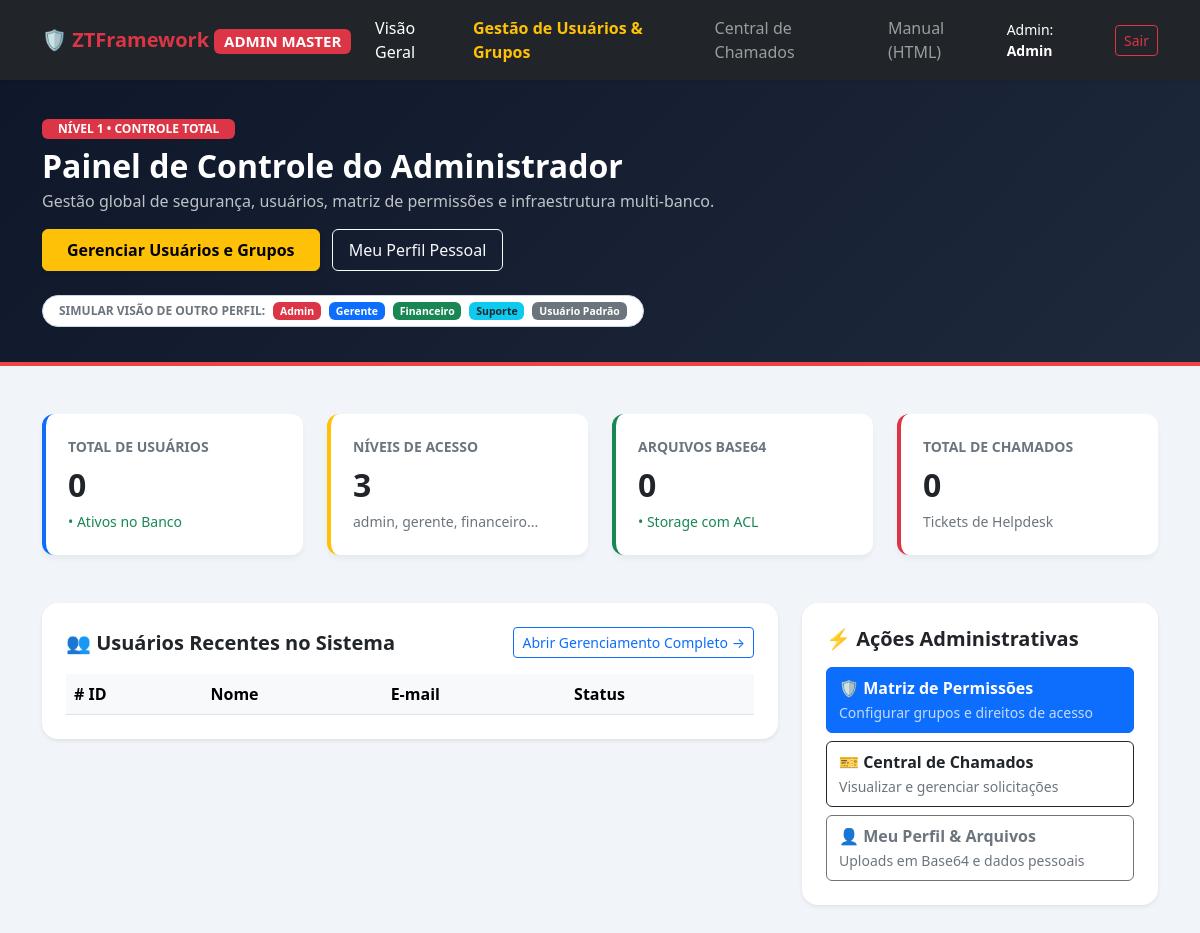
The page /app/views/main_admin.php on the database as committed earlier.
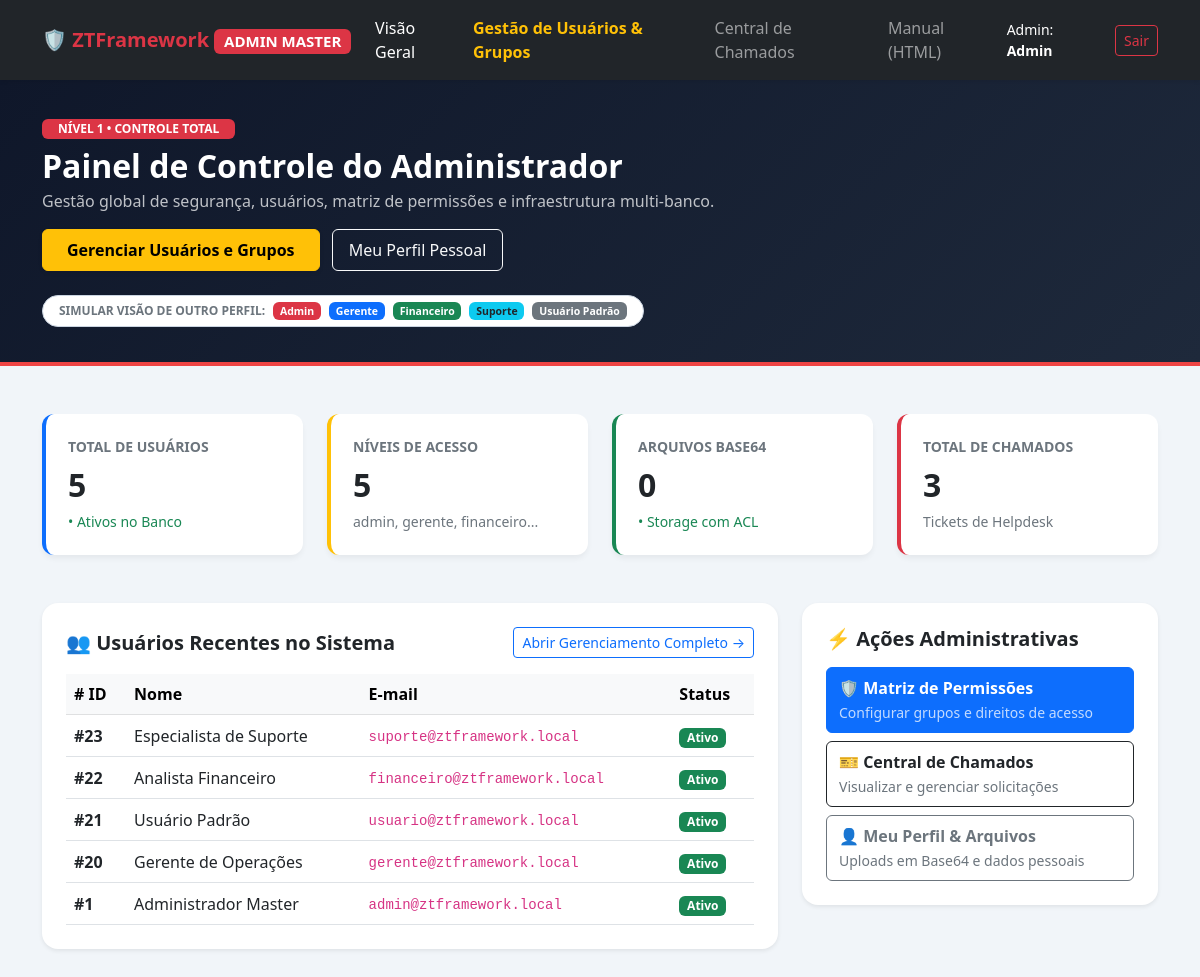
The same page on the database as committed later.
### tables this page shows
CREATE TABLE IF NOT EXISTS `usuarios` (
    `idUsuario` INT AUTO_INCREMENT PRIMARY KEY,
    `nome` VARCHAR(150) NOT NULL,
    `email` VARCHAR(150) NOT NULL UNIQUE,
    `senha` VARCHAR(255) NOT NULL,
    `foto` LONGTEXT DEFAULT NULL COMMENT 'Foto do perfil em Base64',
    `status` TINYINT NOT NULL DEFAULT 1 COMMENT '1=Ativo, 0=Inativo',
    `primeiroAcesso` TINYINT NOT NULL DEFAULT 0 COMMENT '1=Troca obrigatória de senha',
    `dataCriacao` DATETIME NOT NULL DEFAULT CURRENT_TIMESTAMP,
    `dataAtualizacao` DATETIME NOT NULL DEFAULT CURRENT_TIMESTAMP ON UPDATE CURRENT_TIMESTAMP,
    INDEX `idx_usuario_email` (`email`),
    INDEX `idx_usuario_status` (`status`)
);

### app/core/utils/Config.php (called while the page is built, shortened)
<?php
class Config {
    private static ?array $data = null;
    private static ?string $configPath = null;
    public static function load(): array {
        if (self::$data !== null) {
            return self::$data;
        }
        $defaultPath = dirname(__DIR__, 2) . '/etc/config.json';
        $path = self::$configPath ?? $defaultPath;
        $content = (string)file_get_contents($path);
        $decoded = json_decode($content, true);
        self::$data = $decoded;
        return self::$data;
    }
    public static function get(?string $key = null, mixed $default = null): mixed {
        $config = self::load();
        $segments = explode('.', $key);
        $current = $config;
        foreach ($segments as $segment) {
            if (!is_array($current) || !array_key_exists($segment, $current)) {
                return $default;
            }
            $current = $current[$segment];
        }
        return $current;
    }
}

### app/core/database/DBConnection.php (called while the page is built, shortened)
<?php
class DBConnection {
    private static array $instances = [];
    public static function getConnection(?string $connectionName = null): PDO {
        $defaultName = (string)Config::get('database.default', 'mysql');
        $name = $connectionName ?? $defaultName;
        if (isset(self::$instances[$name])) {
            return self::$instances[$name];
        }
        $config = Config::get("database.connections.{$name}");
        $driver   = $config['driver'] ?? 'mysql';
        $host     = $config['host'] ?? '127.0.0.1';
        $port     = (int)($config['port'] ?? ($driver === 'pgsql' ? 5432 : 3306));
        $dbname   = $config['dbname'] ?? $config['database'] ?? '';
        $user     = $config['user'] ?? $config['username'] ?? 'root';
        $password = (string)($config['password'] ?? '');
        $charset  = $config['charset'] ?? ($driver === 'pgsql' ? 'utf8' : 'utf8mb4');
        switch ($driver) {
            case 'mysql':
                $dsn = "mysql:host={$host};port={$port};dbname={$dbname};charset={$charset}";
                break;
        }
        $options = [
            PDO::ATTR_ERRMODE            => PDO::ERRMODE_EXCEPTION,
            PDO::ATTR_DEFAULT_FETCH_MODE => PDO::FETCH_ASSOC,
            PDO::ATTR_EMULATE_PREPARES   => false,
        ];
        try {
            $pdo = new PDO($dsn, $user, $password, $options);
            self::$instances[$name] = $pdo;
            return $pdo;
        } catch (PDOException $e) {
            throw new RuntimeException("Falha na conexão com o banco de dados [{$name}]: " . $e->getMessage(), (int)$e->getCode(), $e);
        }
    }
}

### app/core/database/DBQuery.php (called while the page is built, shortened)
<?php
class DBQuery {
    private string $table;
    private string $fields;
    private array $conditions = [];
    private array $bindings = [];
    private string $orderBy = '';
    private string $limit = '';
    private ?PDO $db = null;
    public function __construct(string $table, string $fields = '*', ?PDO $db = null) {
        $this->table = trim($table);
        $this->fields = trim($fields) === '' ? '*' : trim($fields);
        $this->db = $db;
    }
    private function getDb(): PDO {
        if ($this->db === null) {
            $this->db = DBConnection::getConnection();
        }
        return $this->db;
    }
    public function orderBy(string $column, string $direction = 'ASC'): self {
        $dir = strtoupper(trim($direction)) === 'DESC' ? 'DESC' : 'ASC';
        $this->orderBy = "ORDER BY " . trim($column) . " " . $dir;
        return $this;
    }
    public function limit(int $limit, int $offset = 0): self {
        if ($offset > 0) {
            $this->limit = "LIMIT {$limit} OFFSET {$offset}";
        } else {
            $this->limit = "LIMIT {$limit}";
        }
        return $this;
    }
    public function buildWhere(): string {
        if (empty($this->conditions)) {
            return '';
        }
        $parts = [];
        return 'WHERE ' . implode(' ', $parts);
    }
    public function getSelectSql(): string {
        $sql = "SELECT {$this->fields} FROM {$this->table}";
        if (!empty($this->orderBy)) {
            $sql .= ' ' . $this->orderBy;
        }
        if (!empty($this->limit)) {
            $sql .= ' ' . $this->limit;
        }
        return $sql;
    }
    public function select(): array {
        $sql = $this->getSelectSql();
        $stmt = $this->getDb()->prepare($sql);
        $stmt->execute($this->bindings);
        return $stmt->fetchAll(PDO::FETCH_ASSOC);
    }
}

### app/views/main_admin.php (the view, shortened to what this page needs)
<?php
$user = $_SESSION['user'] ?? [];
$totalUsuarios = count((new DBQuery('usuarios', 'idUsuario'))->select());
$totalGrupos   = count((new DBQuery('grupos', 'idGrupo'))->select());
$totalArquivos = count((new DBQuery('arquivosUpload', 'idArquivo'))->select());
$totalChamados = count((new DBQuery('chamados', 'idChamado'))->select());
?>
<!DOCTYPE html>
<html lang="pt-BR">
<head>
    <link rel="stylesheet" href="public/assets/css/bootstrap.min.css">
</head>
<body>
<nav class="navbar navbar-expand-lg navbar-dark bg-dark sticky-top py-2 shadow-sm">
    <div class="container">
        <a class="navbar-brand fw-bold text-danger" href="dashboard">
            🛡️ ZTFramework <span class="badge bg-danger text-white">ADMIN MASTER</span>
        </a>
        <div class="collapse navbar-collapse" id="navAdmin">
            <ul class="navbar-nav me-auto mb-2 mb-lg-0">
                <li class="nav-item"><a class="nav-link active" href="dashboard">Visão Geral</a></li>
                <li class="nav-item"><a class="nav-link text-warning fw-semibold" href="admin">Gestão de Usuários & Grupos</a></li>
                <li class="nav-item"><a class="nav-link" href="chamados">Central de Chamados</a></li>
                <li class="nav-item"><a class="nav-link" href="public/manual.html" target="_blank">Manual (HTML)</a></li>
            </ul>
            <div class="d-flex align-items-center gap-3">
                <span class="text-white small">
                    Admin: <strong><?= htmlspecialchars((string)($user['nome'] ?? 'Admin')) ?></strong>
                </span>
                <a href="logout" class="btn btn-outline-danger btn-sm">Sair</a>
            </div>
        </div>
    </div>
</nav>
<header class="hero-admin">
    <div class="container">
        <div class="d-flex justify-content-between align-items-center flex-wrap gap-3">
            <div>
                <span class="badge bg-danger mb-2 px-3 py-1 text-uppercase fw-bold">Nível 1 &bull; Controle Total</span>
                <h2 class="fw-bold mb-1">Painel de Controle do Administrador</h2>
                <p class="text-light opacity-75 mb-0">Gestão global de segurança, usuários, matriz de permissões e infraestrutura multi-banco.</p>
            </div>
            <div>
                <a href="admin" class="btn btn-warning fw-bold px-4 py-2 me-2 shadow-sm">Gerenciar Usuários e Grupos</a>
                <a href="dashboard?perfil=usuario" class="btn btn-outline-light px-3 py-2">Meu Perfil Pessoal</a>
            </div>
        </div>
        <div class="switcher-pill d-inline-flex align-items-center gap-2 mt-4 text-dark small">
            <strong class="text-muted text-uppercase" style="font-size: 0.75rem;">Simular Visão de Outro Perfil:</strong>
            <a href="dashboard" class="badge bg-danger text-decoration-none">Admin</a>
            <a href="dashboard?perfil=gerente" class="badge bg-primary text-decoration-none">Gerente</a>
            <a href="dashboard?perfil=financeiro" class="badge bg-success text-decoration-none">Financeiro</a>
            <a href="dashboard?perfil=suporte" class="badge bg-info text-decoration-none text-dark">Suporte</a>
            <a href="dashboard?perfil=usuario" class="badge bg-secondary text-decoration-none">Usuário Padrão</a>
        </div>
    </div>
</header>
<div class="container my-5">
    <div class="row g-4 mb-5">
        <div class="col-md-3">
            <div class="stat-card border-start border-primary border-4">
                <div class="text-muted small text-uppercase fw-bold">Total de Usuários</div>
                <div class="fs-2 fw-bold text-dark mt-1"><?= $totalUsuarios ?></div>
                <small class="text-success">&bull; Ativos no Banco</small>
            </div>
        </div>
        <div class="col-md-3">
            <div class="stat-card border-start border-warning border-4">
                <div class="text-muted small text-uppercase fw-bold">Níveis de Acesso</div>
                <div class="fs-2 fw-bold text-dark mt-1"><?= $totalGrupos ?></div>
                <small class="text-muted">admin, gerente, financeiro...</small>
            </div>
        </div>
        <div class="col-md-3">
            <div class="stat-card border-start border-success border-4">
                <div class="text-muted small text-uppercase fw-bold">Arquivos Base64</div>
                <div class="fs-2 fw-bold text-dark mt-1"><?= $totalArquivos ?></div>
                <small class="text-success">&bull; Storage com ACL</small>
            </div>
        </div>
        <div class="col-md-3">
            <div class="stat-card border-start border-danger border-4">
                <div class="text-muted small text-uppercase fw-bold">Total de Chamados</div>
                <div class="fs-2 fw-bold text-dark mt-1"><?= $totalChamados ?></div>
                <small class="text-muted">Tickets de Helpdesk</small>
            </div>
        </div>
    </div>
    <div class="row g-4">
        <div class="col-lg-8">
            <div class="card p-4 border-0 shadow-sm rounded-4 bg-white">
                <div class="d-flex justify-content-between align-items-center mb-3">
                    <h5 class="fw-bold mb-0">👥 Usuários Recentes no Sistema</h5>
                    <a href="admin" class="btn btn-sm btn-outline-primary">Abrir Gerenciamento Completo &rarr;</a>
                </div>
                <div class="table-responsive">
                    <table class="table table-hover align-middle mb-0">
                        <thead class="table-light">
                            <tr>
                                <th># ID</th>
                                <th>Nome</th>
                                <th>E-mail</th>
                                <th>Status</th>
                            </tr>
                        </thead>
                        <tbody>
                            <?php
                            $usuariosRecentes = (new DBQuery('usuarios', 'idUsuario, nome, email, status'))
                                ->orderBy('idUsuario', 'DESC')
                                ->limit(5)
                                ->select();
                            foreach ($usuariosRecentes as $usr):
                            ?>
                                <tr>
                                    <td><strong>#<?= $usr['idUsuario'] ?></strong></td>
                                    <td><?= htmlspecialchars((string)$usr['nome']) ?></td>
                                    <td><code><?= htmlspecialchars((string)$usr['email']) ?></code></td>
                                    <td>
                                        <span class="badge <?= (int)$usr['status'] === 1 ? 'bg-success' : 'bg-danger' ?>">
                                            <?= (int)$usr['status'] === 1 ? 'Ativo' : 'Inativo' ?>
                                        </span>
                                    </td>
                                </tr>
                            <?php endforeach; ?>
                        </tbody>
                    </table>
                </div>
            </div>
        </div>
        <div class="col-lg-4">
            <div class="card p-4 border-0 shadow-sm rounded-4 bg-white mb-4">
                <h5 class="fw-bold mb-3">⚡ Ações Administrativas</h5>
                <div class="d-grid gap-2">
                    <a href="admin" class="btn btn-primary py-2 text-start">
                        🛡️ <strong>Matriz de Permissões</strong><br>
                        <small class="opacity-75">Configurar grupos e direitos de acesso</small>
                    </a>
                    <a href="chamados" class="btn btn-outline-dark py-2 text-start">
                        🎫 <strong>Central de Chamados</strong><br>
                        <small class="text-muted">Visualizar e gerenciar solicitações</small>
                    </a>
                    <a href="dashboard?perfil=usuario" class="btn btn-outline-secondary py-2 text-start">
                        👤 <strong>Meu Perfil & Arquivos</strong><br>
                        <small class="text-muted">Uploads em Base64 e dados pessoais</small>
                    </a>
                </div>
            </div>
        </div>
    </div>
</div>
</body>
</html>

### app/views/main_admin.php (style rules this page uses)
body { background-color: #f1f5f9; font-family: system-ui, -apple-system, sans-serif; }
.hero-admin { background: linear-gradient(135deg, #0f172a 0%, #1e293b 100%); color: #fff; padding: 35px 0; border-bottom: 4px solid #ef4444; }
.stat-card { border: none; border-radius: 12px; background: #fff; box-shadow: 0 4px 6px -1px rgba(0,0,0,0.06); padding: 22px; transition: transform 0.2s; }
.switcher-pill { background: #ffffff; border-radius: 50px; padding: 6px 16px; border: 1px solid #cbd5e1; }

Rows that differ between the two databases and show on the page:
added usuarios: idUsuario "23", nome "Especialista de Suporte", email "suporte@ztframework.local", status "Ativo"
added usuarios: idUsuario "22", nome "Analista Financeiro", email "financeiro@ztframework.local", status "Ativo"
added usuarios: idUsuario "21", nome "Usuário Padrão", email "usuario@ztframework.local", status "Ativo"
added usuarios: idUsuario "20", nome "Gerente de Operações", email "gerente@ztframework.local", status "Ativo"
added usuarios: idUsuario "1", nome "Administrador Master", email "admin@ztframework.local", status "Ativo"
Other text that changed with them:
$totalUsuarios: "0" → "5"
$totalGrupos: "3" → "5"
$totalChamados: "0" → "3"
